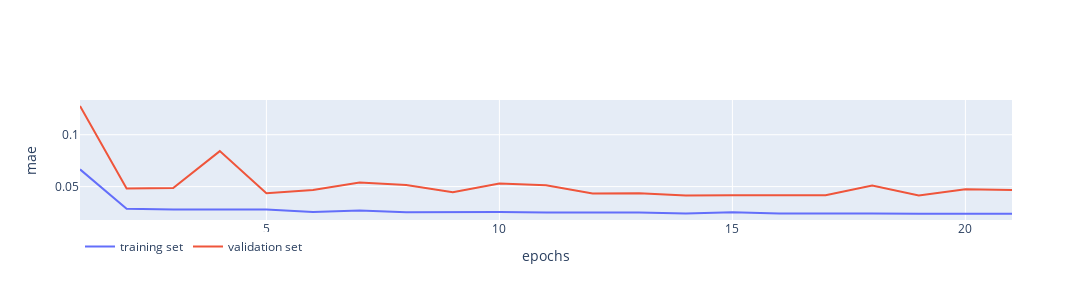

Source (notebook cell):
### Code cell
loss_hist = model.history.history["loss"]
val_hist = model.history.history["val_loss"]
epochs = [val+1 for val in range(len(loss_hist))]

fig = make_subplots(rows=1, cols=1)

fig.add_trace( go.Scatter(x=epochs, y=loss_hist, name="training set"))
fig.add_trace( go.Scatter(x=epochs, y=val_hist, name="validation set"))

fig.update_xaxes(title_text="epochs")
fig.update_yaxes(title_text="mae")
fig.update_layout(width=1200, height=300, legend=dict(orientation="h"))
fig.show(render="png")

### Figure 1 — Plotly figure (JSON) as saved in the notebook; plotly's stock layout.template omitted (floating-point values rounded to 4 significant figures)
{"data": [{"name": "training set", "type": "scatter", "x": [1, 2, 3, 4, 5, 6, 7, 8, 9, 10, 11, 12, 13, 14, 15, 16, 17, 18, 19, 20, 21], "y": [0.06661, 0.02866, 0.02789, 0.0276, 0.02803, 0.02553, 0.0269, 0.02538, 0.02576, 0.02561, 0.02508, 0.02502, 0.02502, 0.02417, 0.02541, 0.02418, 0.02447, 0.02405, 0.02373, 0.02361, 0.02383]}, {"name": "validation set", "type": "scatter", "x": [1, 2, 3, 4, 5, 6, 7, 8, 9, 10, 11, 12, 13, 14, 15, 16, 17, 18, 19, 20, 21], "y": [0.1277, 0.04829, 0.04874, 0.08421, 0.0436, 0.04679, 0.05391, 0.05147, 0.0445, 0.05291, 0.05126, 0.04333, 0.04348, 0.04144, 0.04162, 0.04158, 0.0416, 0.05104, 0.04154, 0.04755, 0.04669]}], "layout": {"height": 300, "legend": {"orientation": "h"}, "width": 1200, "xaxis": {"anchor": "y", "domain": [0, 1], "title": {"text": "epochs"}}, "yaxis": {"anchor": "x", "domain": [0, 1], "title": {"text": "mae"}}}}
